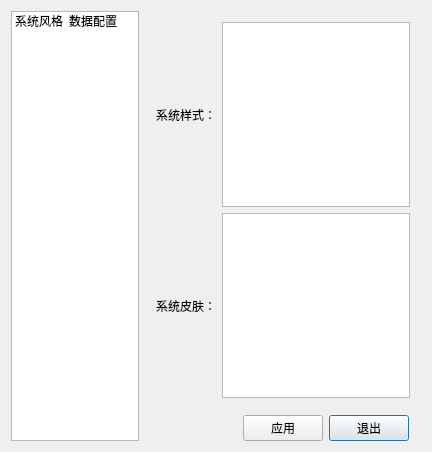
<?xml version="1.0" encoding="UTF-8"?>
<ui version="4.0">
 <class>ConfigDialog</class>
 <widget class="QDialog" name="ConfigDialog">
  <property name="geometry">
   <rect>
    <x>0</x>
    <y>0</y>
    <width>432</width>
    <height>452</height>
   </rect>
  </property>
  <property name="minimumSize">
   <size>
    <width>432</width>
    <height>452</height>
   </size>
  </property>
  <property name="maximumSize">
   <size>
    <width>432</width>
    <height>452</height>
   </size>
  </property>
  <property name="windowTitle">
   <string>系统配置</string>
  </property>
  <layout class="QGridLayout" name="gridLayout_2">
   <item row="0" column="1" colspan="5">
    <widget class="QStackedWidget" name="stackedWidget">
     <property name="currentIndex">
      <number>0</number>
     </property>
     <widget class="QWidget" name="skinWidget">
      <layout class="QGridLayout" name="gridLayout_3">
       <item row="0" column="0">
        <layout class="QGridLayout" name="gridLayout">
         <item row="0" column="1">
          <widget class="QListWidget" name="skinListWidget"/>
         </item>
         <item row="0" column="0">
          <widget class="QLabel" name="label">
           <property name="text">
            <string>系统样式：</string>
           </property>
          </widget>
         </item>
         <item row="1" column="0">
          <widget class="QLabel" name="label_3">
           <property name="text">
            <string>系统皮肤：</string>
           </property>
          </widget>
         </item>
         <item row="1" column="1">
          <widget class="QListWidget" name="qssListWidget"/>
         </item>
        </layout>
       </item>
      </layout>
     </widget>
     <widget class="QWidget" name="dataWidget">
      <layout class="QGridLayout" name="gridLayout_5">
       <item row="0" column="0">
        <layout class="QGridLayout" name="gridLayout_4">
         <item row="5" column="1" colspan="2">
          <widget class="QGroupBox" name="groupBox">
           <property name="title">
            <string>数据库配置</string>
           </property>
           <layout class="QGridLayout" name="gridLayout_7">
            <item row="0" column="0">
             <layout class="QGridLayout" name="gridLayout_6">
              <item row="0" column="0">
               <widget class="QLabel" name="label_4">
                <property name="text">
                 <string>数据库名：</string>
                </property>
               </widget>
              </item>
              <item row="0" column="1">
               <widget class="QLineEdit" name="lineEdit"/>
              </item>
              <item row="1" column="0">
               <widget class="QLabel" name="label_6">
                <property name="text">
                 <string>数据库IP：</string>
                </property>
               </widget>
              </item>
              <item row="2" column="0">
               <widget class="QLabel" name="label_7">
                <property name="text">
                 <string>数据库端口：</string>
                </property>
               </widget>
              </item>
              <item row="3" column="0">
               <widget class="QLabel" name="label_8">
                <property name="text">
                 <string>数据库用户名：</string>
                </property>
               </widget>
              </item>
              <item row="4" column="0">
               <widget class="QLabel" name="label_5">
                <property name="text">
                 <string>数据库密码：</string>
                </property>
               </widget>
              </item>
              <item row="1" column="1">
               <widget class="QLineEdit" name="lineEdit_2"/>
              </item>
              <item row="2" column="1">
               <widget class="QLineEdit" name="lineEdit_3"/>
              </item>
              <item row="3" column="1">
               <widget class="QLineEdit" name="lineEdit_4"/>
              </item>
              <item row="4" column="1">
               <widget class="QLineEdit" name="lineEdit_5"/>
              </item>
             </layout>
            </item>
            <item row="1" column="0">
             <spacer name="verticalSpacer">
              <property name="orientation">
               <enum>Qt::Vertical</enum>
              </property>
              <property name="sizeHint" stdset="0">
               <size>
                <width>20</width>
                <height>40</height>
               </size>
              </property>
             </spacer>
            </item>
           </layout>
          </widget>
         </item>
        </layout>
       </item>
      </layout>
     </widget>
     <widget class="QWidget" name="dispWidget">
      <layout class="QGridLayout" name="gridLayout_9">
       <item row="0" column="0">
        <layout class="QGridLayout" name="gridLayout_8">
         <item row="0" column="0">
          <widget class="QLabel" name="label_9">
           <property name="text">
            <string>启动显示：</string>
           </property>
          </widget>
         </item>
         <item row="0" column="1">
          <widget class="QListWidget" name="listWidget_2">
           <item>
            <property name="text">
             <string>评价</string>
            </property>
           </item>
           <item>
            <property name="text">
             <string>数据</string>
            </property>
           </item>
          </widget>
         </item>
         <item row="1" column="1">
          <spacer name="verticalSpacer_2">
           <property name="orientation">
            <enum>Qt::Vertical</enum>
           </property>
           <property name="sizeHint" stdset="0">
            <size>
             <width>20</width>
             <height>40</height>
            </size>
           </property>
          </spacer>
         </item>
        </layout>
       </item>
      </layout>
     </widget>
    </widget>
   </item>
   <item row="1" column="1">
    <spacer name="horizontalSpacer">
     <property name="orientation">
      <enum>Qt::Horizontal</enum>
     </property>
     <property name="sizeHint" stdset="0">
      <size>
       <width>40</width>
       <height>20</height>
      </size>
     </property>
    </spacer>
   </item>
   <item row="1" column="3">
    <widget class="QPushButton" name="exitButton">
     <property name="text">
      <string>退出</string>
     </property>
    </widget>
   </item>
   <item row="0" column="0" rowspan="2">
    <widget class="QListWidget" name="leftListWidget">
     <property name="minimumSize">
      <size>
       <width>128</width>
       <height>0</height>
      </size>
     </property>
     <property name="maximumSize">
      <size>
       <width>128</width>
       <height>16777215</height>
      </size>
     </property>
     <property name="iconSize">
      <size>
       <width>96</width>
       <height>84</height>
      </size>
     </property>
     <property name="textElideMode">
      <enum>Qt::ElideMiddle</enum>
     </property>
     <property name="movement">
      <enum>QListView::Static</enum>
     </property>
     <property name="flow">
      <enum>QListView::LeftToRight</enum>
     </property>
     <property name="spacing">
      <number>12</number>
     </property>
     <property name="viewMode">
      <enum>QListView::IconMode</enum>
     </property>
     <item>
      <property name="text">
       <string>系统风格</string>
      </property>
      <property name="textAlignment">
       <set>AlignHCenter|AlignVCenter|AlignCenter</set>
      </property>
      <property name="icon">
       <iconset resource="mainwindow.qrc">
        <normaloff>:/images/defaultToolBar/skin.png</normaloff>:/images/defaultToolBar/skin.png</iconset>
      </property>
     </item>
     <item>
      <property name="text">
       <string>数据配置</string>
      </property>
      <property name="textAlignment">
       <set>AlignHCenter|AlignVCenter|AlignCenter</set>
      </property>
      <property name="icon">
       <iconset resource="mainwindow.qrc">
        <normaloff>:/images/defaultToolBar/data.png</normaloff>:/images/defaultToolBar/data.png</iconset>
      </property>
     </item>
    </widget>
   </item>
   <item row="1" column="2">
    <widget class="QPushButton" name="useButton">
     <property name="text">
      <string>应用</string>
     </property>
    </widget>
   </item>
  </layout>
 </widget>
 <layoutdefault spacing="6" margin="11"/>
 <resources>
  <include location="mainwindow.qrc"/>
 </resources>
 <connections/>
</ui>
